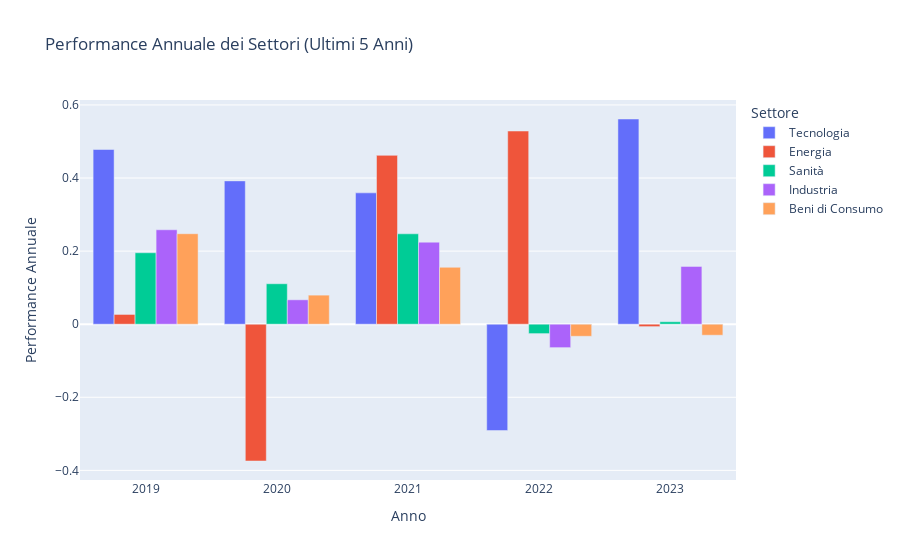

Here is the notebook cell this chart was saved with:
### Markdown cell above
### **Performance Annuale dei Settori (Ultimi 5 Anni)**

- Tecnologia (XLK)

- Energia (KLE)

- Sanità (KLV)

- Industria (KLI)

- Beni di Consumo (XLP)

### Code cell
# Funzione per calcolare la performance annuale
def annual_performance(df, symbol):
    df = df.copy()
    df['Year'] = df['Date'].dt.year
    annual_performance = df.groupby('Year')['Close'].apply(lambda x: (x.iloc[-1] / x.iloc[0]) - 1)
    return annual_performance.rename(symbol)

# Caricamento dei dati di ciascun settore
xlk = pd.read_csv('Stocks/XLK.csv')  # Tecnologia
xle = pd.read_csv('Stocks/XLE.csv')  # Energia
xlv = pd.read_csv('Stocks/XLV.csv')  # Sanità
xli = pd.read_csv('Stocks/XLI.csv')  # Industria
xlp = pd.read_csv('Stocks/XLP.csv')  # Beni di Consumo

# Formattazione Datetime
xlk['Date'] = pd.to_datetime(xlk['Date'])
xle['Date'] = pd.to_datetime(xle['Date'])
xlv['Date'] = pd.to_datetime(xlv['Date'])
xli['Date'] = pd.to_datetime(xli['Date'])
xlp['Date'] = pd.to_datetime(xlp['Date'])

# Filtra i dati tra il 2019-01-01 e il 2024-01-01
start_date = '2019-01-01'
end_date = '2024-01-01'

xlk = xlk[(xlk['Date'] >= start_date) & (xlk['Date'] <= end_date)]
xle = xle[(xle['Date'] >= start_date) & (xle['Date'] <= end_date)]
xlv = xlv[(xlv['Date'] >= start_date) & (xlv['Date'] <= end_date)]
xli = xli[(xli['Date'] >= start_date) & (xli['Date'] <= end_date)]
xlp = xlp[(xlp['Date'] >= start_date) & (xlp['Date'] <= end_date)]

# Calcola la performance annuale per ciascun settore
xlk_perf = annual_performance(xlk, 'Tecnologia')
xle_perf = annual_performance(xle, 'Energia')
xlv_perf = annual_performance(xlv, 'Sanità')
xli_perf = annual_performance(xli, 'Industria')
xlp_perf = annual_performance(xlp, 'Beni di Consumo')

# Unione dei dati in un unico DataFrame
performance_df = pd.concat([xlk_perf, xle_perf, xlv_perf, xli_perf, xlp_perf], axis=1).reset_index()

# Trasforma il DataFrame in un formato lungo per Plotly
performance_long = performance_df.melt(id_vars='Year', value_vars=['Tecnologia', 'Energia', 'Sanità', 'Industria', 'Beni di Consumo'],
                                       var_name='Settore', value_name='Performance Annuale')

# Creazione del grafico a barre con Plotly
fig = px.bar(performance_long, x='Year', y='Performance Annuale', color='Settore', barmode='group',
             title='Performance Annuale dei Settori (Ultimi 5 Anni)',
             labels={'Performance Annuale': 'Performance Annuale', 'Year': 'Anno'})

# Titoli e etichette
fig.update_layout(
    xaxis_title='Anno',
    yaxis_title='Performance Annuale'
)

# Mostra il grafico
fig.show()

### Figure 1 — Plotly figure (JSON) as saved in the notebook; plotly's stock layout.template omitted (floating-point values rounded to 4 significant figures)
{"data": [{"alignmentgroup": "True", "hovertemplate": "Settore=Tecnologia<br>Anno=%{x}<br>Performance Annuale=%{y}<extra></extra>", "legendgroup": "Tecnologia", "marker": {"color": "#636efa", "pattern": {"shape": ""}}, "name": "Tecnologia", "offsetgroup": "Tecnologia", "orientation": "v", "showlegend": true, "textposition": "auto", "type": "bar", "x": [2019, 2020, 2021, 2022, 2023], "xaxis": "x", "y": [0.4781, 0.3922, 0.3594, -0.291, 0.5616], "yaxis": "y"}, {"alignmentgroup": "True", "hovertemplate": "Settore=Energia<br>Anno=%{x}<br>Performance Annuale=%{y}<extra></extra>", "legendgroup": "Energia", "marker": {"color": "#EF553B", "pattern": {"shape": ""}}, "name": "Energia", "offsetgroup": "Energia", "orientation": "v", "showlegend": true, "textposition": "auto", "type": "bar", "x": [2019, 2020, 2021, 2022, 2023], "xaxis": "x", "y": [0.02668, -0.3744, 0.4621, 0.5287, -0.006635], "yaxis": "y"}, {"alignmentgroup": "True", "hovertemplate": "Settore=Sanità<br>Anno=%{x}<br>Performance Annuale=%{y}<extra></extra>", "legendgroup": "Sanità", "marker": {"color": "#00cc96", "pattern": {"shape": ""}}, "name": "Sanità", "offsetgroup": "Sanità", "orientation": "v", "showlegend": true, "textposition": "auto", "type": "bar", "x": [2019, 2020, 2021, 2022, 2023], "xaxis": "x", "y": [0.1955, 0.1107, 0.2474, -0.02575, 0.006792], "yaxis": "y"}, {"alignmentgroup": "True", "hovertemplate": "Settore=Industria<br>Anno=%{x}<br>Performance Annuale=%{y}<extra></extra>", "legendgroup": "Industria", "marker": {"color": "#ab63fa", "pattern": {"shape": ""}}, "name": "Industria", "offsetgroup": "Industria", "orientation": "v", "showlegend": true, "textposition": "auto", "type": "bar", "x": [2019, 2020, 2021, 2022, 2023], "xaxis": "x", "y": [0.2584, 0.06674, 0.2245, -0.06413, 0.1582], "yaxis": "y"}, {"alignmentgroup": "True", "hovertemplate": "Settore=Beni di Consumo<br>Anno=%{x}<br>Performance Annuale=%{y}<extra></extra>", "legendgroup": "Beni di Consumo", "marker": {"color": "#FFA15A", "pattern": {"shape": ""}}, "name": "Beni di Consumo", "offsetgroup": "Beni di Consumo", "orientation": "v", "showlegend": true, "textposition": "auto", "type": "bar", "x": [2019, 2020, 2021, 2022, 2023], "xaxis": "x", "y": [0.2476, 0.07955, 0.1557, -0.03307, -0.03016], "yaxis": "y"}], "layout": {"barmode": "group", "legend": {"title": {"text": "Settore"}, "tracegroupgap": 0}, "title": {"text": "Performance Annuale dei Settori (Ultimi 5 Anni)"}, "xaxis": {"anchor": "y", "domain": [0, 1], "title": {"text": "Anno"}}, "yaxis": {"anchor": "x", "domain": [0, 1], "title": {"text": "Performance Annuale"}}}}
